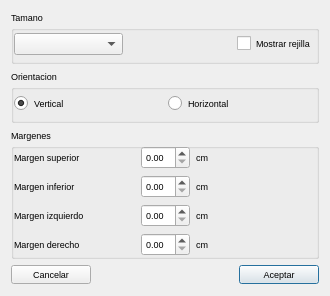
<?xml version="1.0" encoding="UTF-8"?>
<ui version="4.0">
 <class>EditPaperDlg</class>
 <widget class="QDialog" name="EditPaperDlg">
  <property name="geometry">
   <rect>
    <x>0</x>
    <y>0</y>
    <width>330</width>
    <height>296</height>
   </rect>
  </property>
  <property name="maximumSize">
   <size>
    <width>330</width>
    <height>296</height>
   </size>
  </property>
  <property name="font">
   <font>
    <pointsize>7</pointsize>
   </font>
  </property>
  <property name="windowTitle">
   <string>Configurar modelo</string>
  </property>
  <property name="windowIcon">
   <iconset resource="../recoverdrake.qrc">
    <normaloff>:/Imagenes/informe.png</normaloff>:/Imagenes/informe.png</iconset>
  </property>
  <layout class="QGridLayout" name="gridLayout_7">
   <item row="0" column="0" colspan="3">
    <widget class="QGroupBox" name="groupBox_3">
     <property name="title">
      <string>Tamano</string>
     </property>
     <layout class="QGridLayout" name="gridLayout_2">
      <property name="leftMargin">
       <number>0</number>
      </property>
      <property name="topMargin">
       <number>0</number>
      </property>
      <property name="rightMargin">
       <number>0</number>
      </property>
      <property name="bottomMargin">
       <number>0</number>
      </property>
      <item row="0" column="0">
       <widget class="QComboBox" name="comboBox">
        <property name="sizePolicy">
         <sizepolicy hsizetype="Expanding" vsizetype="Fixed">
          <horstretch>0</horstretch>
          <verstretch>0</verstretch>
         </sizepolicy>
        </property>
       </widget>
      </item>
      <item row="0" column="2">
       <widget class="QCheckBox" name="checkBox">
        <property name="text">
         <string>Mostrar rejilla</string>
        </property>
        <property name="icon">
         <iconset resource="../recoverdrake.qrc">
          <normaloff>:/Imagenes/rejilla.png</normaloff>:/Imagenes/rejilla.png</iconset>
        </property>
       </widget>
      </item>
      <item row="0" column="1">
       <spacer name="horizontalSpacer_2">
        <property name="orientation">
         <enum>Qt::Horizontal</enum>
        </property>
        <property name="sizeHint" stdset="0">
         <size>
          <width>40</width>
          <height>20</height>
         </size>
        </property>
       </spacer>
      </item>
     </layout>
    </widget>
   </item>
   <item row="3" column="2">
    <widget class="QPushButton" name="pushButton_2">
     <property name="text">
      <string>Aceptar</string>
     </property>
     <property name="icon">
      <iconset resource="../recoverdrake.qrc">
       <normaloff>:/Imagenes/good.png</normaloff>:/Imagenes/good.png</iconset>
     </property>
     <property name="iconSize">
      <size>
       <width>25</width>
       <height>25</height>
      </size>
     </property>
    </widget>
   </item>
   <item row="3" column="0">
    <widget class="QPushButton" name="btnCancelar">
     <property name="text">
      <string>Cancelar</string>
     </property>
     <property name="icon">
      <iconset resource="../recoverdrake.qrc">
       <normaloff>:/Imagenes/bad.png</normaloff>:/Imagenes/bad.png</iconset>
     </property>
     <property name="iconSize">
      <size>
       <width>25</width>
       <height>25</height>
      </size>
     </property>
    </widget>
   </item>
   <item row="3" column="1">
    <spacer name="horizontalSpacer">
     <property name="orientation">
      <enum>Qt::Horizontal</enum>
     </property>
     <property name="sizeHint" stdset="0">
      <size>
       <width>40</width>
       <height>20</height>
      </size>
     </property>
    </spacer>
   </item>
   <item row="1" column="0" colspan="3">
    <widget class="QGroupBox" name="groupBox_2">
     <property name="title">
      <string>Orientacion</string>
     </property>
     <layout class="QGridLayout" name="gridLayout_9">
      <property name="leftMargin">
       <number>0</number>
      </property>
      <property name="topMargin">
       <number>0</number>
      </property>
      <property name="rightMargin">
       <number>0</number>
      </property>
      <property name="bottomMargin">
       <number>0</number>
      </property>
      <item row="0" column="0">
       <widget class="QRadioButton" name="rdbV">
        <property name="text">
         <string>Vertical</string>
        </property>
        <property name="checked">
         <bool>true</bool>
        </property>
       </widget>
      </item>
      <item row="0" column="1">
       <widget class="QRadioButton" name="rdbH">
        <property name="text">
         <string>Horizontal</string>
        </property>
        <property name="checked">
         <bool>false</bool>
        </property>
       </widget>
      </item>
     </layout>
    </widget>
   </item>
   <item row="2" column="0" colspan="3">
    <widget class="QGroupBox" name="groupBox">
     <property name="title">
      <string>Margenes</string>
     </property>
     <layout class="QGridLayout" name="gridLayout_8">
      <property name="leftMargin">
       <number>0</number>
      </property>
      <property name="topMargin">
       <number>0</number>
      </property>
      <property name="rightMargin">
       <number>0</number>
      </property>
      <property name="bottomMargin">
       <number>0</number>
      </property>
      <item row="1" column="0">
       <layout class="QGridLayout" name="gridLayout_3">
        <item row="0" column="0">
         <widget class="QLabel" name="label">
          <property name="text">
           <string>Margen superior</string>
          </property>
         </widget>
        </item>
        <item row="0" column="1">
         <widget class="QDoubleSpinBox" name="spinUp">
          <property name="sizePolicy">
           <sizepolicy hsizetype="Fixed" vsizetype="Fixed">
            <horstretch>0</horstretch>
            <verstretch>0</verstretch>
           </sizepolicy>
          </property>
         </widget>
        </item>
        <item row="0" column="2">
         <widget class="QLabel" name="label_6">
          <property name="sizePolicy">
           <sizepolicy hsizetype="Preferred" vsizetype="Preferred">
            <horstretch>0</horstretch>
            <verstretch>0</verstretch>
           </sizepolicy>
          </property>
          <property name="text">
           <string>cm</string>
          </property>
         </widget>
        </item>
       </layout>
      </item>
      <item row="4" column="0">
       <layout class="QGridLayout" name="gridLayout_6">
        <item row="0" column="0">
         <widget class="QLabel" name="label_4">
          <property name="text">
           <string>Margen derecho</string>
          </property>
         </widget>
        </item>
        <item row="0" column="1">
         <widget class="QDoubleSpinBox" name="spinRigth">
          <property name="sizePolicy">
           <sizepolicy hsizetype="Fixed" vsizetype="Fixed">
            <horstretch>0</horstretch>
            <verstretch>0</verstretch>
           </sizepolicy>
          </property>
         </widget>
        </item>
        <item row="0" column="2">
         <widget class="QLabel" name="label_11">
          <property name="sizePolicy">
           <sizepolicy hsizetype="Preferred" vsizetype="Preferred">
            <horstretch>0</horstretch>
            <verstretch>0</verstretch>
           </sizepolicy>
          </property>
          <property name="text">
           <string>cm</string>
          </property>
         </widget>
        </item>
       </layout>
      </item>
      <item row="2" column="0">
       <layout class="QGridLayout" name="gridLayout_4">
        <item row="0" column="0">
         <widget class="QLabel" name="label_2">
          <property name="text">
           <string>Margen inferior</string>
          </property>
         </widget>
        </item>
        <item row="0" column="1">
         <widget class="QDoubleSpinBox" name="spinDown">
          <property name="sizePolicy">
           <sizepolicy hsizetype="Fixed" vsizetype="Fixed">
            <horstretch>0</horstretch>
            <verstretch>0</verstretch>
           </sizepolicy>
          </property>
         </widget>
        </item>
        <item row="0" column="2">
         <widget class="QLabel" name="label_7">
          <property name="sizePolicy">
           <sizepolicy hsizetype="Preferred" vsizetype="Preferred">
            <horstretch>0</horstretch>
            <verstretch>0</verstretch>
           </sizepolicy>
          </property>
          <property name="text">
           <string>cm</string>
          </property>
         </widget>
        </item>
       </layout>
      </item>
      <item row="3" column="0">
       <layout class="QGridLayout" name="gridLayout_5">
        <item row="0" column="0">
         <widget class="QLabel" name="label_3">
          <property name="text">
           <string>Margen izquierdo</string>
          </property>
         </widget>
        </item>
        <item row="0" column="1">
         <widget class="QDoubleSpinBox" name="spinLeft">
          <property name="sizePolicy">
           <sizepolicy hsizetype="Fixed" vsizetype="Fixed">
            <horstretch>0</horstretch>
            <verstretch>0</verstretch>
           </sizepolicy>
          </property>
         </widget>
        </item>
        <item row="0" column="2">
         <widget class="QLabel" name="label_8">
          <property name="sizePolicy">
           <sizepolicy hsizetype="Preferred" vsizetype="Preferred">
            <horstretch>0</horstretch>
            <verstretch>0</verstretch>
           </sizepolicy>
          </property>
          <property name="text">
           <string>cm</string>
          </property>
         </widget>
        </item>
       </layout>
      </item>
     </layout>
    </widget>
   </item>
  </layout>
 </widget>
 <tabstops>
  <tabstop>pushButton_2</tabstop>
  <tabstop>btnCancelar</tabstop>
  <tabstop>comboBox</tabstop>
  <tabstop>rdbV</tabstop>
  <tabstop>rdbH</tabstop>
  <tabstop>spinUp</tabstop>
  <tabstop>spinRigth</tabstop>
  <tabstop>spinDown</tabstop>
  <tabstop>spinLeft</tabstop>
 </tabstops>
 <resources>
  <include location="../recoverdrake.qrc"/>
 </resources>
 <connections/>
</ui>
